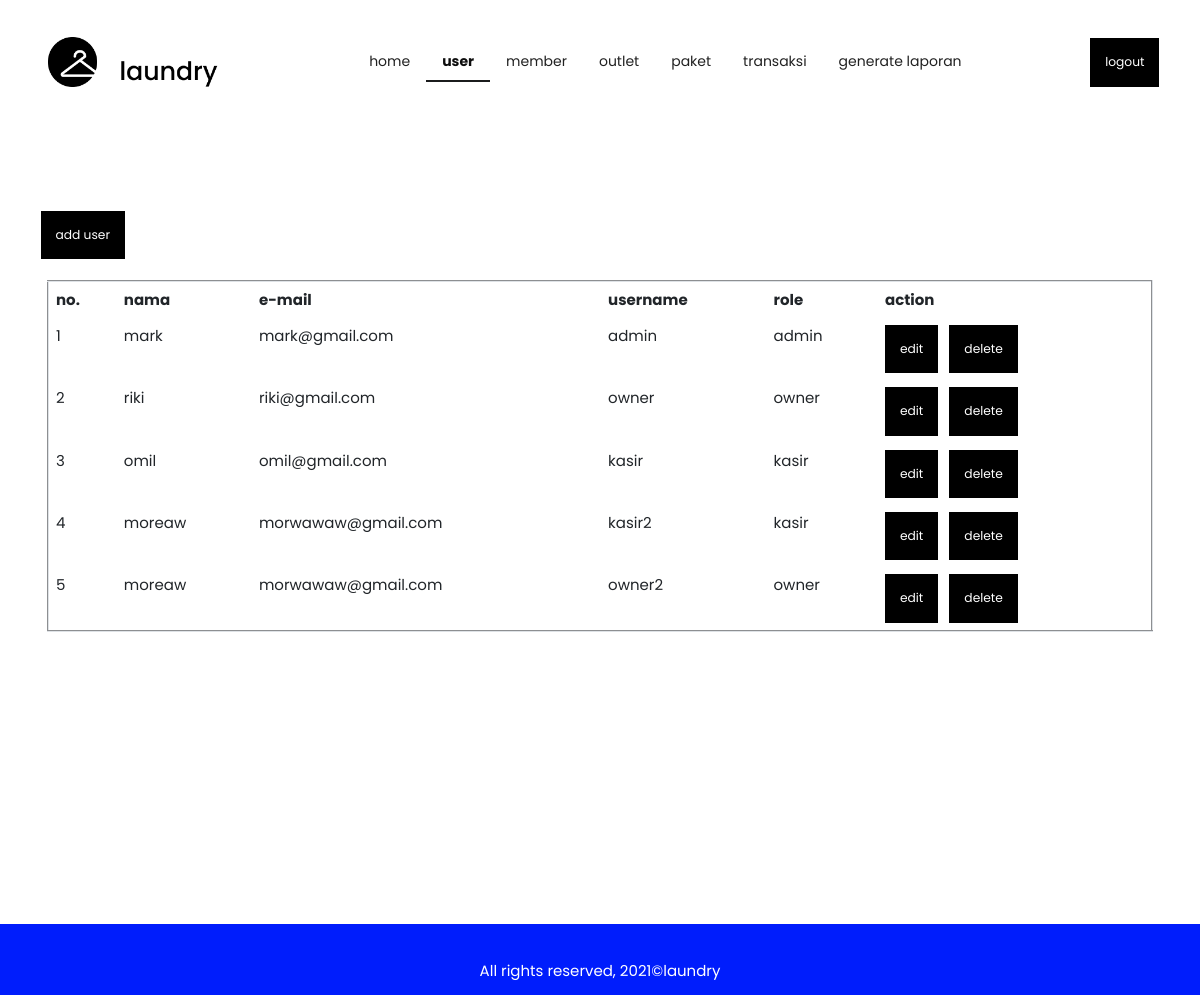
Screenshot of /admin/user.php with the database file from the repository.
### tables this page shows
CREATE TABLE `users` (
  `id_user` int(11) NOT NULL,
  `nama` varchar(100) NOT NULL,
  `email` varchar(100) NOT NULL,
  `username` varchar(10) NOT NULL,
  `password` varchar(10) NOT NULL,
  `role` varchar(10) NOT NULL
);

### admin/user.php (the view, shortened to what this page needs)
<?php
include "../include/connection.php";
$query = "SELECT * FROM users";
$sql = mysqli_query($conn, $query);
?>
<!DOCTYPE html>
<html lang="en">
    <head>
        <link href="../css/styles.css" rel="stylesheet" />
        <link href="../css/user.css" rel="stylesheet" />
    </head>
    <body>
        <br>
        <nav class="navbar static-top">
            <div class="container">
                <img src="../assets/img/logo.png" width="200" height="50">
                <div class="ui secondary pointing menu">
                    <center><a class="item" href="home.php">home</a></center>
                    <center><a class="active item" href="user.php">user</a></center>
                    <center><a class="item" href="member.php">member</a></center>
                    <center><a class="item" href="outlet.php">outlet</a></center>
                    <center><a class="item" href="paket.php">paket</a></center>
                    <center><a class="item" href="transaksi.php">transaksi</a></center>
                    <center><a class="item" href="generate.php">generate laporan</a></center>
                </div>
                <div>
                    <a class="btn btn-primary btn-dark btn-sm" type="" href="../include/logout.php">logout</a>
                </div>
            </div>
        </nav>
        <br><br><br><br><br>
        <div>
            <div class="container-fluid px-4">
                <div class="container">
                    <div>
                        <a class="btn btn-primary btn-dark btn-sm me-md-2" href="crud/add_user.php" type="button">add user</a>
                    </div>
                </div>
                <br>
                <div class="main ui container">
                    <div class="bd-example">
                        <table class="table table-borderless" border="2">
                            <thead>
                                <tr>
                                    <th scope="col">no.</th>
                                    <th scope="col">nama</th>
                                    <th scope="col">e-mail</th>
                                    <th scope="col">username</th>
                                    <th scope="col">role</th>
                                    <th scope="col">action</th>
                                </tr>
                            </thead>
                            <tbody>
                                <?php $i=1;
                                while($data = mysqli_fetch_array($sql)){
                                ?>
                                <tr>
                                    <td> <?= $i++?> </td>
                                    <td> <?= $data['nama']?> </td>
                                    <td> <?= $data['email']?> </td>
                                    <td> <?= $data['username']?> </td>
                                    <td> <?= $data['role']?> </td>
                                    <td>
                                        <a class="btn btn-primary btn-dark btn-sm me-md-2" href="crud/edit_user.php?id_user=<?=$data['id_user']?>" type="button">edit</a>
                                        <a class="btn btn-primary btn-dark btn-sm me-md-2" href="../include/process/delete_user.php?id_user=<?=$data['id_user']?>" type="button">delete</a>
                                    </td>
                                </tr>
                                <?php } ?>
                            </tbody>
                        </table>
                    </div>
                </div>
            </div>
        </div>
        <br><br><br><br><br><br><br><br><br><br><br><br><br>
        <footer class="bg-light text-center text-lg-start">
            <div class="text-center p-3" style="background-color: #001dfc;" >
                <br>
                <p class="text-white">All rights reserved, 2021©laundry</p>
            </div>
        </footer>
    </body>
</html>

### rows the page displays
users: nama "mark", email "mark@gmail.com", username "admin", role "admin"
users: nama "riki", email "riki@gmail.com", username "owner", role "owner"
users: nama "omil", email "omil@gmail.com", username "kasir", role "kasir"
users: nama "moreaw", email "morwawaw@gmail.com", username "kasir2", role "kasir"
users: nama "moreaw", email "morwawaw@gmail.com", username "owner2", role "owner"
